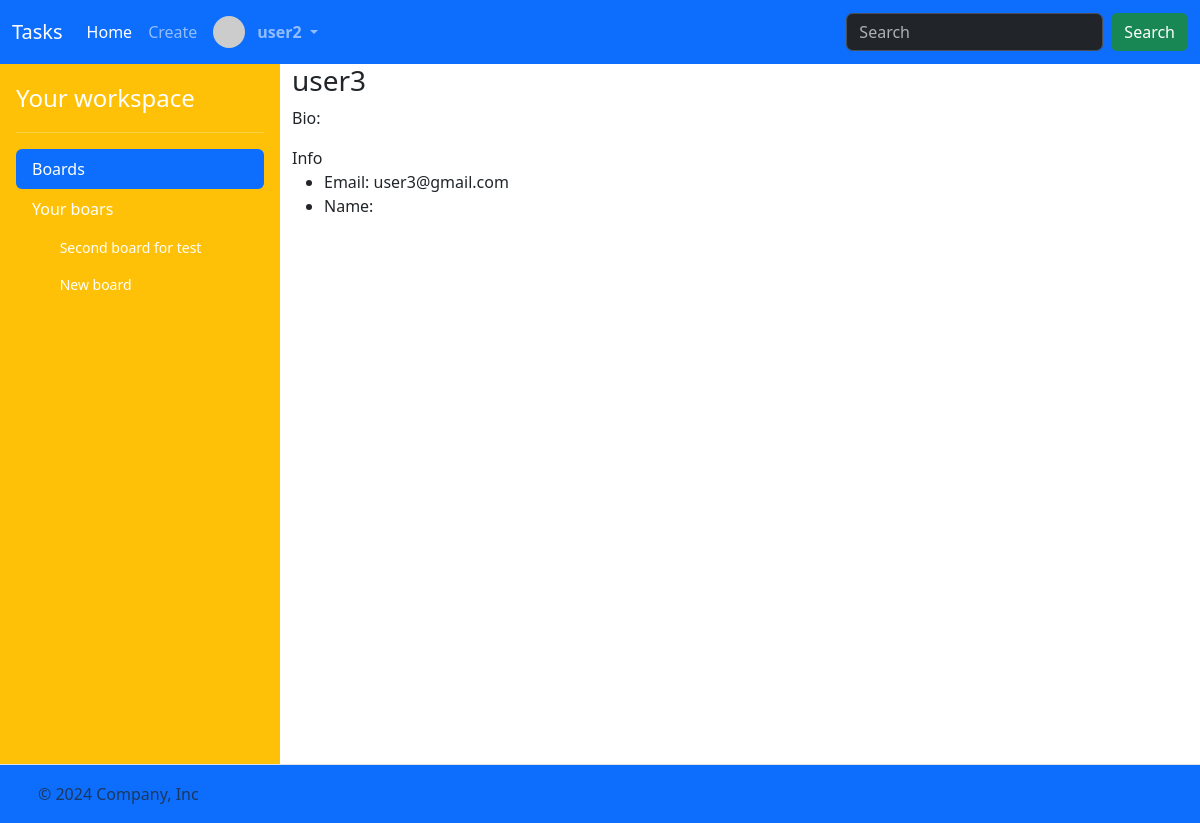
/profile/3 (signed in), run on an earlier commit of the app's database.
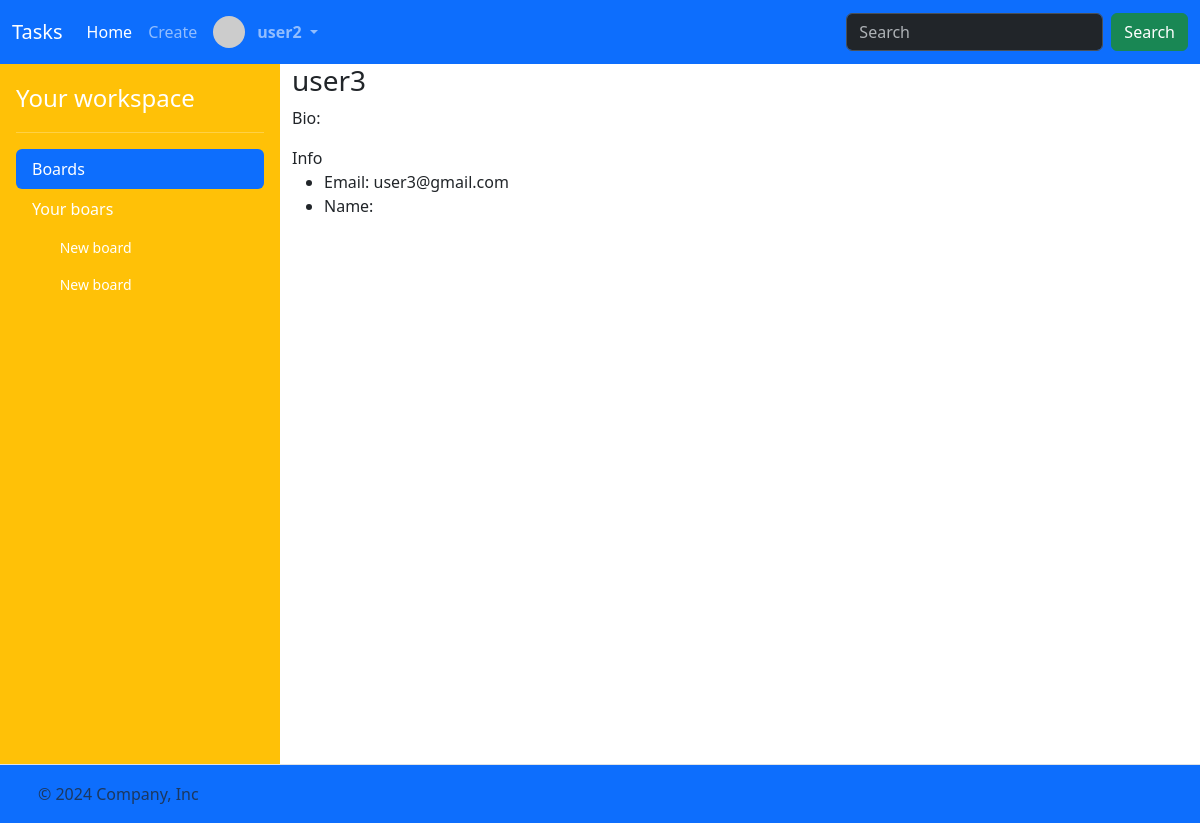
And on a later commit of the database.
### task/models.py (models this page shows)
class Board(models.Model):
    name = models.CharField(max_length=256)
    description = models.CharField(max_length=256)
    members = models.ManyToManyField(User, related_name="boards")
    created_at = models.DateTimeField(auto_now_add=True)

### task/views.py (the view)
# urls.py: path("profile/<int:profile_id>", views.profile_view, name="profile"),
@login_required
def profile_view(request, profile_id):
    profile = User.objects.filter(id=profile_id).first()
    return render(
        request,
        "task/profile.html",
        {"boards": request.user.boards.all(), "profile": profile},
    )

### task/templates/task/profile.html (shortened to what this page needs)
{% extends "task/layout.html" %}
{% block main %}
    <h3>{{ profile.username }}</h3>
    <p>Bio: {{ profile.bio }}</p>
    Info
    <ul>
        <li>
            Email: {{ profile.email }}
        </li>
        <li>
            Name: {{ profile.first_name }} {{ profile.last_name }}
        </li>
    </ul>
{% endblock %}

### task/templates/task/layout.html (shortened to what the changed rows need)
<!DOCTYPE html>
{% load static %}
<html lang="en">
    <head>
        <link href="https://cdn.jsdelivr.net/npm/bootstrap@5.3.3/dist/css/bootstrap.min.css" rel="stylesheet">
        <link rel="stylesheet" href="https://cdn.jsdelivr.net/npm/bootstrap-icons@1.3.0/font/bootstrap-icons.css">
        <link href="{% static 'styles.css' %}" rel="stylesheet">
    </head>
    <body>
        <main>
            <div class="d-flex flex-nowrap">
                {% if user.is_authenticated %}
                <div class="d-flex flex-column flex-shrink-0 p-3 text-white bg-warning" style="width: 280px;">
                    <ul class="nav nav-pills flex-column mb-auto">
                      <li class="mb-1">
                            <div class="collapse show" id="home-collapse">
                            <ul class="btn-toggle-nav list-unstyled fw-normal pb-1 small" style="max-height: 490px; overflow-y: auto;">
                                {% for board in boards %}
                                <li>
                                    <a href="{% url 'board' board.id %}" class="nav-link text-white">
                                      <svg class="bi me-2" width="16" height="16"><use xlink:href="#speedometer2"></use></svg>
                                      {{ board.name }}
                                    </a>
                                  </li>
                                  {% endfor %}
                            </ul>
                            </div>
                      </li>
                    </ul>
                </div>
                {% endif %}
            </div>
        </main>
    </body>
</html>

What changed in the data, as far as the page shows it:
removed Board: name "Second board for test"
added Board: name "New board"
